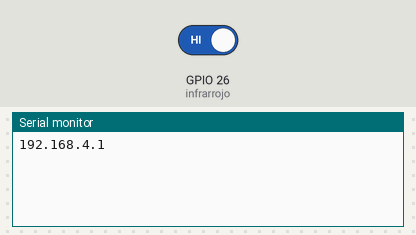
The sketch below on a simulated ESP32. Parts: the last lines printed to the serial monitor. The inputs (shaded band) are chosen by the test bench; at power-on: GPIO 26 (infrarrojo) HIGH.

Above: at 1.2 s.
1.3 s: GPIO 26 (infrarrojo) driven LOW
At 2.4 s:
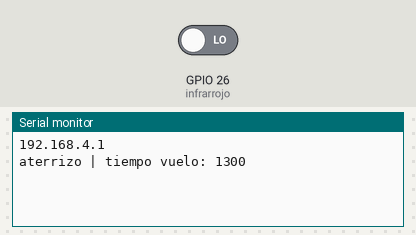
2.8 s: GPIO 26 (infrarrojo) driven HIGH
At 3.5 s:
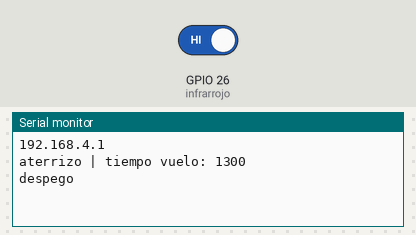

The sketch:

pruebas_sensores_y_milis.ino
```cpp
template<class T> inline Print &operator <<(Print &obj, T arg) { obj.print(arg); return obj; }
#include "WiFi.h"

const char* ssid = "ESP32-MedidorTiempo";
const char* password = "1234567890";
WiFiServer server(80);

const int infrarrojo = 26; //G26 -> 0: lona, 1: aire
int estadoAnterior = 1; // 0: lona, 1: aire

unsigned long previousMillis = 0;  //will store last time LED was blinked
const long period = 10;

unsigned long tiempoAterrizaje = 0;
unsigned long tiempoDespegue = 0;
int long tiempoVuelo = 0;


void setup() {
  pinMode(infrarrojo, INPUT);
  Serial.begin(115200);
  WiFi.softAP(ssid, password);
  IPAddress IP = WiFi.softAPIP();
  Serial.println(IP);
  server.begin();
}

void loop() {
    // unsigned long currentMillis = millis(); // store the current time
    WiFiClient client = server.available();
    if(client)
    {
      client.print("hola mundo!");
    }

    if (digitalRead(infrarrojo) == 0 && estadoAnterior == 1){
      tiempoAterrizaje = millis();
      tiempoVuelo = tiempoAterrizaje - tiempoDespegue;
      Serial << "aterrizo | tiempo vuelo: " << tiempoVuelo << "\n\n";
      estadoAnterior = 0;
    }
    if (digitalRead(infrarrojo) == 1 && estadoAnterior == 0){
        tiempoDespegue = millis();
        Serial.println("despego\n\n");
        estadoAnterior = 1;
    }

}
```

Measured:
- after the input at 1.3 s, the serial monitor: prints a new line at once (image 1)
- after the input at 2.8 s, the serial monitor: prints a new line at once (image 2)
